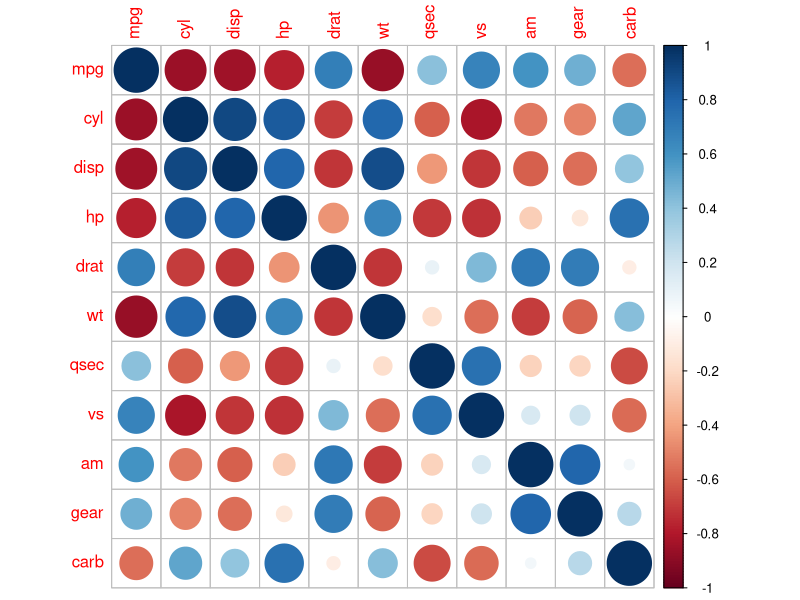
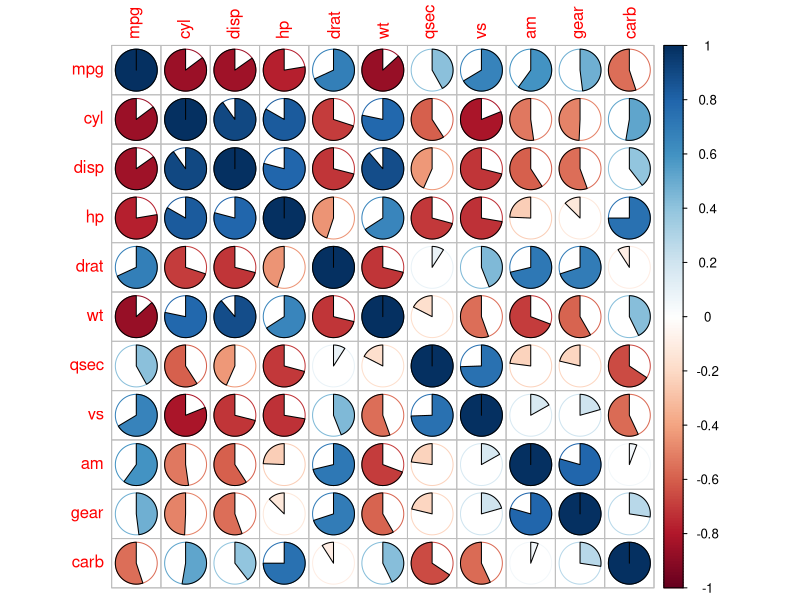
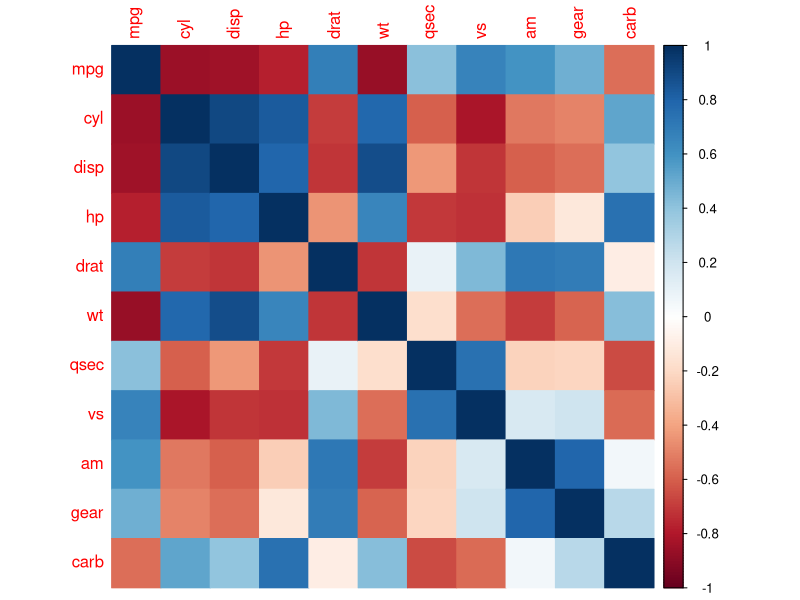
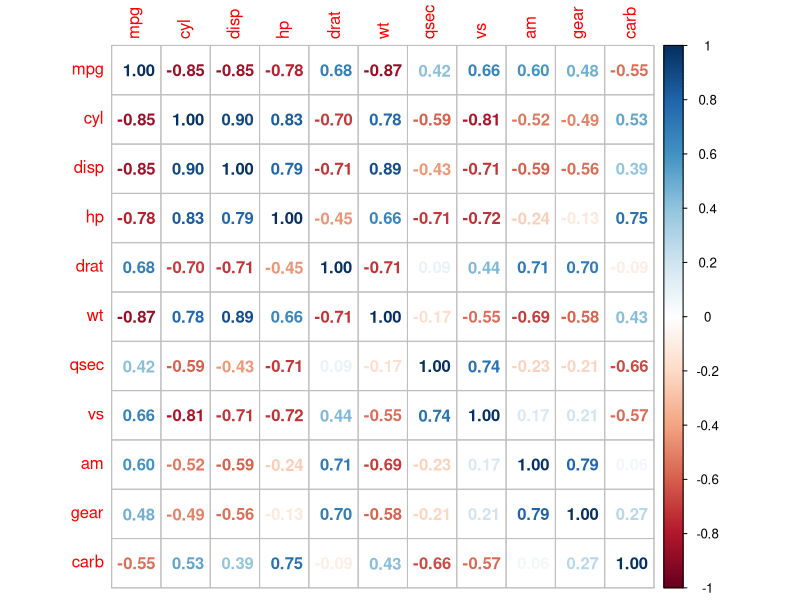
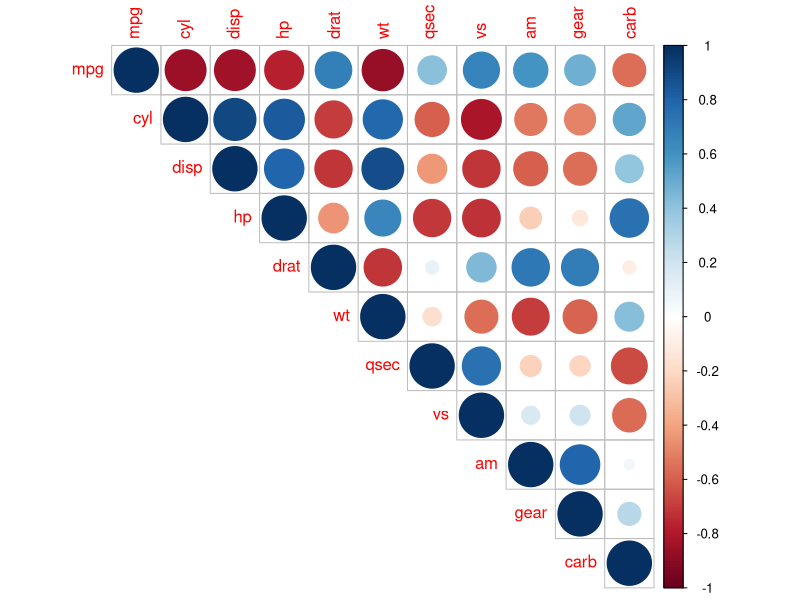
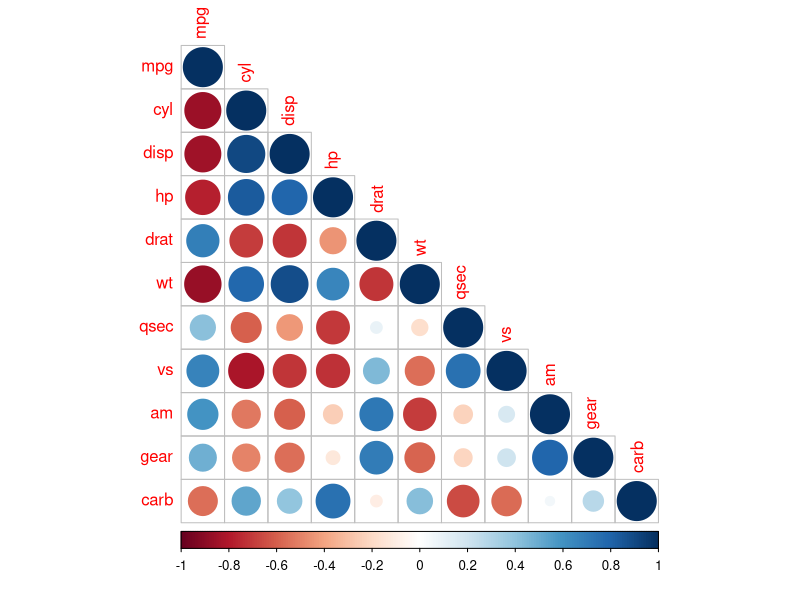
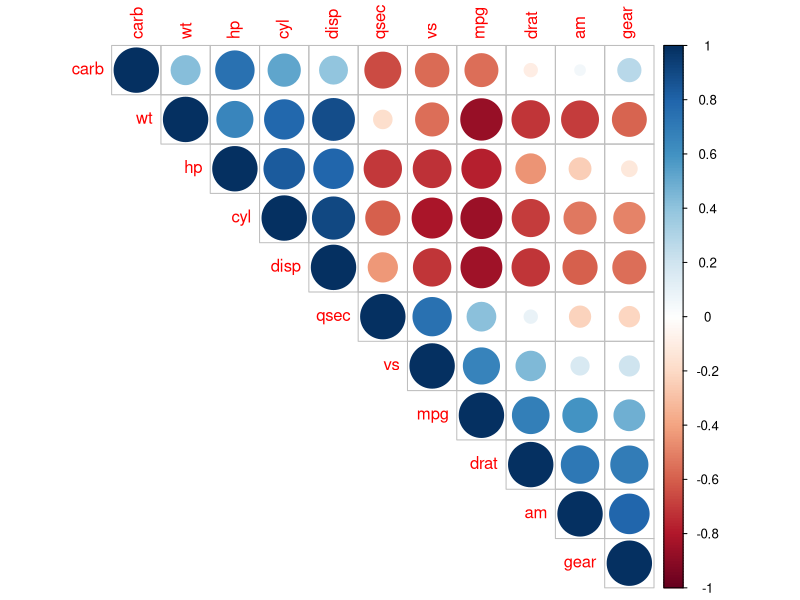
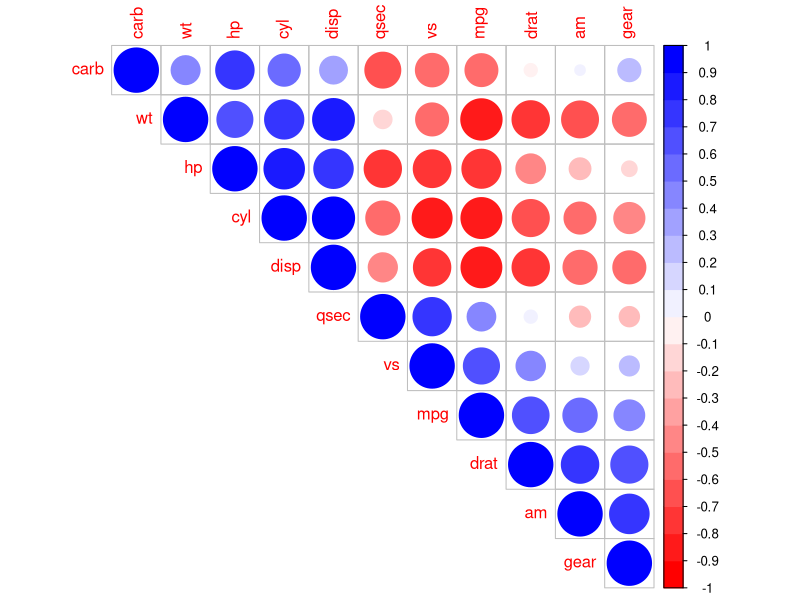

The R source for these figures, in order:
#Computing Correlation Matrix
M <- cor(mtcars)
head(M)
library(corrplot)
#Correlogram:Visualizing hte correlation matrix
corrplot(M, method = "circle")
# pie
corrplot(M, method = "pie")
#color (Recommended)
corrplot(M, method = "color")
#Number (Best)
corrplot(M, method = "number")

#Types of Correlogram
#1. Upper
corrplot(M, type = "upper")
#2. Lower
corrplot(M, type = "lower")

#Reordering the correlation matrix

#correlogram with hclust reordering
corrplot(M, type = "upper", order = "hclust")

#Using different color spectrum

col <- colorRampPalette(c("red","white","blue"))(20)
corrplot(M, type = "upper", order = "hclust",col =col)

#Change background color to lightblue

corrplot(M, type = "upper", order = "hclust", col = c("black","white"), bg = "lightblue")

library(RColorBrewer)
corrplot(M, type = "upper", order = "hclust",
         col = brewer.pal(n= 8, name = "RdBu"))
#Red,Blue and Yellow
corrplot(M, type ="upper", order = "hclust",
         col = brewer.pal(n=8, name = "RdYlBu"))
#Purple and Orange
corrplot(M, type = "upper", order = "hclust",
         col = brewer.pal(n=8, name = "PuOr"))

#Changing the color and rotation of text labels

corrplot(M, type = "upper", order = "hclust", tl.col="black", tl.srt = 45)

#Combining correlogram with the significance test

cor.mtest <- function(mat, ...){
  mat <- as.matrix(mat)
  n <- ncol(mat)
  p.mat <- matrix(NA,n,n)
  diag(p.mat) <- 0
  for (i in 1:(n-1)) {
    for(j in (i+1):n){
      tmp <- cor.test(mat[,i], mat[,j], ...)
      p.mat[i,j] <- p.mat[j,i] <- tmp$p.value
    }
  }
  colnames(p.mat) <- rownames(p.mat) <- colnames(mat)
  p.mat
}
# matrix of the p-value of the correlation
p.mat <- cor.mtest(mtcars)
head(p.mat[,1:5])


# Add significance level to the correlogram

# Specialized the insignificant value according to the significant level

corrplot(M, type = "upper", order = "hclust", p.mat = p.mat, sig.level = 0.01)

#Leave Blank on no significant coefficent

corrplot(M, type = "upper", order = "hclust", p.mat= p.mat, sig.level = 0.01, insig = "blank")

#Customize the correlogram

col <- colorRampPalette(c("#BB4444", "#EE9988", "#FFFFFF", "#77AADD", "#4477AA"))
corrplot(M, method = "color", col = col(200), type = "upper", order = "hclust",
         addCoef.col = "black", #Add Coefficent of Correlation
         tl.col = "black", tl.srt = 45, #Text label color and rotation
         # Combine with significance
         p.mat = p.mat, sig.level = 0.01, insig = "blank",
         #hide correlation coefficient on the principal diagonal
         diag = FALSE)
